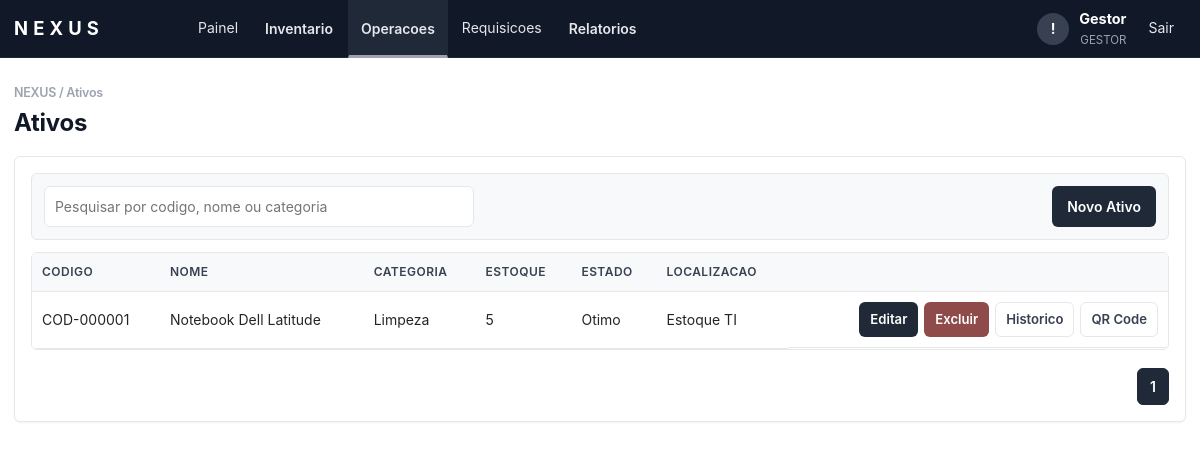
Screenshot of /index.php?page=ativos (signed in) with the database file from the repository.
### tables this page shows
CREATE TABLE ativos (
    id               INT AUTO_INCREMENT PRIMARY KEY,
    codigo           VARCHAR(30)  NOT NULL UNIQUE,
    categoria_id     INT NULL,
    nome             VARCHAR(140) NOT NULL,
    marca            VARCHAR(100),
    modelo           VARCHAR(100),
    fornecedor       VARCHAR(140),
    nota_fiscal      VARCHAR(80),
    valor_compra     DECIMAL(12,2) NOT NULL DEFAULT 0,
    data_compra      DATE NULL,
    garantia         DATE NULL,
    quantidade_atual INT          NOT NULL DEFAULT 0,
    estoque_minimo   INT          NOT NULL DEFAULT 1,
    estoque_maximo   INT          NOT NULL DEFAULT 0,
    foto             VARCHAR(255),
    estado           ENUM('Otimo','Bom','Medio','Ruim','Manutencao','Inutilizado') DEFAULT 'Bom',
    localizacao      VARCHAR(140),
    observacoes      TEXT,
    created_at       TIMESTAMP DEFAULT CURRENT_TIMESTAMP,
    updated_at       TIMESTAMP DEFAULT CURRENT_TIMESTAMP ON UPDATE CURRENT_TIMESTAMP,

    INDEX idx_ativos_codigo    (codigo),
    INDEX idx_ativos_nome      (nome),
    INDEX idx_ativos_categoria (categoria_id),
    INDEX idx_ativos_estoque   (quantidade_atual, estoque_minimo),

    CONSTRAINT fk_ativos_categoria
        FOREIGN KEY (categoria_id) REFERENCES categorias(id) ON DELETE SET NULL
);

CREATE TABLE categorias (
    id          INT AUTO_INCREMENT PRIMARY KEY,
    nome        VARCHAR(100) NOT NULL UNIQUE,
    tipo        ENUM('ti','limpeza','escritorio') NOT NULL DEFAULT 'ti',
    descricao   TEXT,
    created_at  TIMESTAMP DEFAULT CURRENT_TIMESTAMP,
    INDEX idx_categorias_nome (nome),
    INDEX idx_categorias_tipo (tipo)
);

### nova_modules.php (called while the page is built, shortened)
<?php
function nova_render_page(string $page,?string $flash): bool {
 return false;
}

### index.php (the view, shortened to what this page needs)
<?php
$config = require __DIR__ . '/config.php';
require_once __DIR__ . '/nova_modules.php';
function db(): PDO
{
    static $pdo = null;
    global $config;
    if (!$pdo) {
        $dsn = "mysql:host={$config['db_host']};dbname={$config['db_name']};charset=utf8mb4";
        $pdo = new PDO($dsn, $config['db_user'], $config['db_pass'], [
            PDO::ATTR_ERRMODE => PDO::ERRMODE_EXCEPTION,
            PDO::ATTR_DEFAULT_FETCH_MODE => PDO::FETCH_ASSOC,
        ]);
    }
    return $pdo;
}
function e(mixed $value): string
{
    return htmlspecialchars((string) $value, ENT_QUOTES, 'UTF-8');
}
function csrf(): string
{
    return $_SESSION['csrf'];
}
function current_user(): ?array
{
    return $_SESSION['user'] ?? null;
}
function current_profile(): ?string
{
    return current_user()['perfil'] ?? null;
}
function is_gestor(): bool
{
    return current_profile() === 'gestor';
}
function categoria_tipos_permitidos(): ?array
{
    if (is_gestor()) {
        return ['limpeza', 'escritorio'];
    }
    return null;
}
function categorias_permitidas_ids(): ?array
{
    $tipos = categoria_tipos_permitidos();
    $placeholders = implode(',', array_fill(0, count($tipos), '?'));
    $stmt = db()->prepare("SELECT id FROM categorias WHERE tipo IN ({$placeholders})");
    $stmt->execute($tipos);
    return array_map('intval', $stmt->fetchAll(PDO::FETCH_COLUMN));
}
function categoria_scope_sql(string $colunaCategoriaId): array
{
    $ids = categorias_permitidas_ids();
    $placeholders = implode(',', array_fill(0, count($ids), '?'));
    return [" AND {$colunaCategoriaId} IN ({$placeholders})", $ids];
}
function render_topbar(string $area, array $links): void
{
    $user = current_user();
    echo '<header class="topbar">';
    echo '<div class="topbar-inner">';
    echo '<a class="brand" href="index.php?page=' . ($area === 'usuario' ? 'abrir-requisicao' : 'dashboard') . '"><span class="brand-name">NEXUS</span></a>';
    echo '<nav class="topnav">';
    foreach ($links as $href => $label) {
        if (is_array($label)) {
            $active = in_array(($_GET['page'] ?? 'dashboard'), array_keys($label), true) ? ' active-link' : '';
            echo '<div class="nav-dropdown"><button type="button" class="nav-dropdown-toggle' . $active . '">' . e((string) $href) . '</button><div class="nav-dropdown-menu">';
            echo '</div></div>';
            continue;
        }
        $active = (($_GET['page'] ?? 'dashboard') === $href) ? ' active-link' : '';
        echo '<a href="index.php?page=' . e($href) . '" class="' . $active . '">' . e($label) . '</a>';
    }
    echo '</nav>';
    echo '<div class="top-actions">';
    echo '<button type="button" class="notify-btn" aria-label="Notificacoes">!</button>';
    echo '<div class="user-area"><span>' . e($user['nome'] ?? 'Usuario') . '</span><small>' . e($user['perfil'] ?? $area) . '</small></div>';
    echo '<a class="logout-link" href="index.php?page=logout">Sair</a>';
    echo '</div></div></header>';
}
$page = $_GET['page'] ?? 'dashboard';
$flash = $_SESSION['flash'] ?? null;
?>
<!doctype html>
<html lang="pt-BR">
<head>
  <link rel="stylesheet" href="https://cdn.jsdelivr.net/npm/bootstrap@5.3.3/dist/css/bootstrap.min.css">
  <link rel="stylesheet" href="assets/style.css?v=<?= (int) @filemtime(__DIR__ . '/assets/style.css') ?>">
</head>
<body>
<?php if ($page === 'login'): ?>
  <main class="login">
    <form method="post" class="card login-card">
      <h1>NEXUS</h1>
      <p>Login unico para administradores e usuarios</p>
      <?php if ($flash): ?><div class="alert"><?= e($flash) ?></div><?php endif; ?>
      <input type="hidden" name="csrf" value="<?= e(csrf()) ?>">
      <label>E-mail<input name="email" type="email" required autocomplete="email"></label>
      <label>Senha<input name="senha" type="password" required autocomplete="current-password"></label>
      <button>Entrar</button>
    </form>
  </main>
<?php else:
    $menuLinks = [];
    if (current_profile() === 'administrador') {
        $menuLinks = [
            'dashboard' => 'Painel',
            'Inventario' => ['estoque' => 'Estoque', 'purchase-requests' => 'Solicitacoes de compra', 'inventory' => 'Auditoria de inventario'],
            'Operacoes' => ['movimentacoes' => 'Movimentacoes', 'ativos' => 'Ativos', 'qrcode' => 'QR Codes', 'categorias' => 'Categorias'],
            'requisicoes' => 'Requisicoes',
            'hiring' => 'Contratacoes',
            'Relatorios' => ['inventory-reports' => 'Relatorios de compra', 'movimentacoes' => 'Relatorio de itens em uso', 'importar' => 'Importar CSV', 'exportar' => 'Exportar CSV'],
        ];
    } elseif (current_profile() === 'gestor') {
        $menuLinks = [
            'dashboard' => 'Painel',
            'Inventario' => ['estoque' => 'Estoque'],
            'Operacoes' => ['movimentacoes' => 'Movimentacoes', 'ativos' => 'Ativos', 'qrcode' => 'QR Codes', 'categorias' => 'Categorias'],
            'requisicoes' => 'Requisicoes',
            'Relatorios' => ['movimentacoes' => 'Relatorio de itens em uso', 'importar' => 'Importar CSV', 'exportar' => 'Exportar CSV'],
        ];
    } elseif (current_profile() === 'diretoria') {
        $menuLinks = [
            'dashboard' => 'Painel',
            'requisicoes' => 'Requisicoes',
        ];
    } elseif (current_profile() === 'coordenacao_ti') {
        $menuLinks = ['dashboard' => 'Painel', 'requisicoes-ti' => 'Requisicoes TI', 'it-dashboard' => 'Aprovacoes TI'];
    } elseif (current_profile() === 'financeiro') {
        $menuLinks = ['dashboard' => 'Painel', 'finance-dashboard' => 'Compras'];
    } elseif (current_profile() === 'rh') {
        $menuLinks = ['rh-dashboard' => 'Equipamentos', 'hiring' => 'Contratacoes'];
    }
    ?>
  <?php render_topbar('administrador', $menuLinks); ?>
  <main class="workspace">
    <?php if (nova_render_page($page, $flash)): ?>
    <?php elseif ($page === 'ativos'):
        [$scopeSql, $scopeParams] = categoria_scope_sql('a.categoria_id');
        $rowsStmt = db()->prepare("SELECT a.*, c.nome categoria FROM ativos a LEFT JOIN categorias c ON c.id = a.categoria_id WHERE 1=1{$scopeSql} ORDER BY a.codigo");
        $rowsStmt->execute($scopeParams);
        $rows = $rowsStmt->fetchAll();
    ?>
      <h1>Ativos</h1>
      <section class="card">
        <div class="toolbar">
          <input class="table-search" data-target="ativos-table" placeholder="Pesquisar por codigo, nome ou categoria">
          <button type="button" data-open-modal="ativo-modal">Novo Ativo</button>
        </div>
        <div class="table-wrap"><table id="ativos-table" class="data-table"><thead><tr><th>Codigo</th><th>Nome</th><th>Categoria</th><th>Estoque</th><th>Estado</th><th>Localizacao</th><th></th></tr></thead><tbody>
          <?php foreach ($rows as $r): ?>
          <tr>
            <td><?= e($r['codigo']) ?></td><td><?= e($r['nome']) ?></td><td><?= e($r['categoria']) ?></td><td><?= e($r['quantidade_atual']) ?></td><td><?= e($r['estado']) ?></td><td><?= e($r['localizacao']) ?></td>
            <td class="actions">
              <a class="mini" href="index.php?page=ativos&id=<?= e($r['id']) ?>">Editar</a>
              <a class="mini danger" href="index.php?page=excluir-ativo&id=<?= e($r['id']) ?>" onclick="return confirm('Excluir ativo?')">Excluir</a>
              <button type="button" class="mini" data-open-modal="historico-<?= e($r['id']) ?>">Historico</button>
              <button type="button" class="mini" data-open-modal="qr-<?= e($r['id']) ?>">QR Code</button>
            </td>
          </tr>
          <?php endforeach; ?>
        </tbody></table></div>
      </section>
    <?php endif; ?>
  </main>
<?php endif; ?>
</body>
</html>

### rows the page displays
ativos: codigo "COD-000001", nome "Notebook Dell Latitude", categoria.nome "Limpeza", quantidade_atual "5", estado "Otimo", localizacao "Estoque TI"

### other values shown
$label "Painel"
$href "Inventario"
$href "Operacoes"
$label "Requisicoes"
$href "Relatorios"
$user['nome'] "Gestor"
$user['perfil'] "GESTOR"
